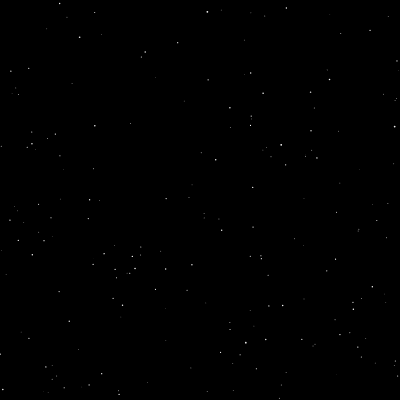
Frame 1 (no input)
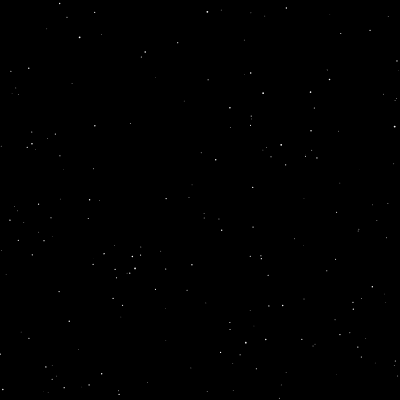
Frame 60 (no input)
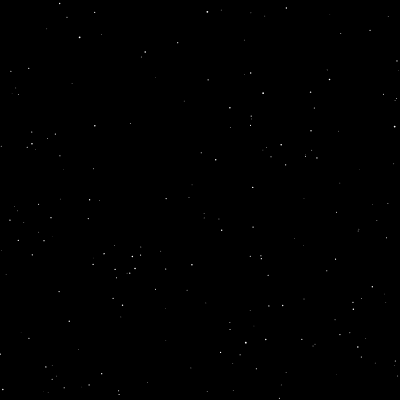
Frame 120 (the mouse pressed at the canvas centre since frame 60)

The p5.js sketch that drew these frames (run headless with seeded random() and noise() and a simulated clock; from frame 60 on, the mouse is pressed at the canvas centre):

// p5.js sketch
// ── sketch.js




let canvas;
let meteorArr = [];
let starArr = [];

function setup(){
    canvas = createCanvas(400,400);
    background(0);

    for(let i = 0; i < 200; i++){
        starArr.push(Star.random())
    }
}

function keyPressed(){
    if(key == 'f'){
        let fs = fullscreen();
        fullscreen(!fs);
    }

    if(key == 't'){
        textTime = !textTime;
    }

}

function keyReleased(){
    resizeCanvas(windowWidth, windowHeight)
}

function mousePressed(){
    meteorArr.push(Meteor.random(width, height));
}


let textTime = false;

function drawText(){

    textSize(36);
    textFont('Courier New')
    fill(100)
    noStroke();

    if(textTime){
        text("Ojai, California\n\n   August 1993\n\n       83°", width/2 - 150, 200)
    }

}

let meteorTime = Math.random() * 100 + 100;


function draw(){
    meteorTime--;
    if(meteorTime < 0){
        meteorTime = Math.random() * 100 + 100;
        meteorArr.push(Meteor.random(width, height));

        console.log("hi")
    }

    background(0);

    drawText()

    for(let i = 0; i < starArr.length; i++){
        starArr[i].draw(width, height);
    }

    for(let i = 0 ; i < meteorArr.length; i++){
        meteorArr[i].draw();
        meteorArr[i].update();

        if(meteorArr[i].life > 3){
            meteorArr.splice(i, 1)
            i++;
        }
    }




}


// ── meteor.js

// -1 to 1
function normalish(){
    let sum = 0;
    let ct = 3;
    for(let i = 0; i < ct; i++){
        sum += Math.random();
    }
    return ((sum/ct)*2)-1;
}


class Meteor{

    constructor(xi, yi, xf, yf, explodes){

        this.xi = xi;
        this.yi = yi;
        this.x = xi;
        this.y = yi;
        this.angle = Math.atan2((yf-yi),(xf-xi));
        this.speed = Math.random() * 10 + 5;
        this.lifeTime = Math.sqrt((xf-xi)*(xf-xi) + (yf-yi)*(yf-yi));

        this.explodes = explodes;

        this.life = 0;
        this.ptArr = [];

        let density = 3;
        if(Math.random() > 0.75){

            for(let i = 0; i < this.lifeTime; i += (1/density)){
                let t = i/this.lifeTime;
                let power = 3;
                let brightness = Math.pow(t, 2);
                this.ptArr.push(brightness);
            }

        }
        else if(this.lifeTime < 400){
            
            for(let i = 0; i < this.lifeTime; i += (1/density)){
                let t = i/this.lifeTime;
                let brightness = Math.exp(-(4.5*t-2)*(4.5*t-2));
                this.ptArr.push(brightness);
            }

        } 

    }

    update(){
        this.x += this.speed * Math.cos(this.angle);
        this.y += this.speed * Math.sin(this.angle);
        this.life += this.speed/this.lifeTime;
    }

    draw(){
        
        let mBright;
        if(this.life < 0.5){
            mBright = Math.min(30 * this.life*this.life, 1);
        } else{
            mBright = Math.min(Math.exp(-10*Math.max(this.life - 0.75, 0)), 1);
        }
        let exBump = -150*(this.life-0.6)*(this.life-0.6) + 2;

        if(this.explodes){
            mBright = Math.max(mBright, exBump)
        }

        let da = Math.PI/20 * mBright;

        da = Math.max(0, da);

        let length = 20 * mBright;

        let x1 = this.x + length * Math.cos(this.angle + da);
        let y1 = this.y + length * Math.sin(this.angle + da);

        let x2 = this.x + length * Math.cos(this.angle - da);
        let y2 = this.y + length * Math.sin(this.angle - da);
        
        stroke(255 * mBright);
        if(da > 0)
            bezier(this.x, this.y, x1, y1, x2, y2, this.x, this.y);

        for(let i = 0; i < this.ptArr.length; i++){
            let t = i/this.ptArr.length;
            if(t > this.life){
                break;
            }

            let brightness = this.ptArr[i] * Math.exp(-5 * Math.max(0, this.life - 1));

            // 70-90 deg, 100%, 90-95%
            colorMode(HSL , 360, 100, 100)
            let hue = (Math.random()*2 - 1) * 10 + 80;
            let br = (Math.random()*2 - 1) * 2.5 + 87.5;
            stroke(hue, 100, br, brightness)
            
            let px = (t*this.lifeTime) * Math.cos(this.angle) + this.xi;
            let py = (t*this.lifeTime) * Math.sin(this.angle) + this.yi;

            strokeWeight(0.1);
            point(px, py);
        }

    }

    static random(maxX, maxY){
        let xi = Math.random() * maxX;
        let yi = Math.random() * (maxY/2);
        let angle = Math.random() * (2*Math.PI)/3 + Math.PI/6;
        let distance = 300 + 200 * normalish();

        let xf = xi + distance * Math.cos(angle);
        let yf = yi + distance * Math.sin(angle);

        let explodes = Math.random() > 0.85;
        
        return new Meteor(xi, yi, xf, yf, true);
    }

}


class Star{

    constructor(x, y, bright, twinkle){
        this.x = x;
        this.y = y;
        this.bright = bright;
        this.twinkle = twinkle;

        this.t = -1;
    }

    draw(width, height){
        if(this.twinkle){
            if(Math.random() < 0.5){
                this.t *= -1;
            }
        }

        stroke(245 + 5 * this.t)
        strokeWeight(this.bright + this.t/20);


        point(this.x * width,this.y * height)

    }

    static random(){
        let x = Math.random();
        let y = Math.random();
        let bright = normalish() + 1;
        let twinkle = Math.random() < 0.95;

        return new Star(x, y, bright, twinkle);
    }

}
